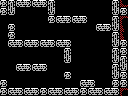

This is a level from a 2D game, rendered from its Tiled map with the project's own tilesets. A one-line summary and the complete map file follow:
An orthogonal 16x12 tile map with 8x8 px tiles, 1 tile layer (Tile Layer 1) and 5 objects (3x pushable-block, breakable-right, door-right).

<map version="1.0" orientation="orthogonal" renderorder="right-down" width="16" height="12" tilewidth="8" tileheight="8" nextobjectid="17">
 <properties>
  <property name="left" value="hole" />
  <property name="up" value="hole" />
 </properties>
 <tileset firstgid="1" name="tiles" tilewidth="8" tileheight="8" tilecount="256" columns="16">
  <image source="tiles.png" width="128" height="128" />
 </tileset>
 <layer name="Tile Layer 1" width="16" height="12">
  <data encoding="csv">
165,105,103,104,103,104,105,1,1,1,1,1,1,1,105,128,
165,106,1,1,1,1,106,1,1,1,1,1,1,1,106,165,
1,1,1,1,1,1,165,103,104,103,104,1,1,1,105,126,
1,165,1,1,1,1,1,1,1,1,1,1,103,104,106,150,
1,165,1,1,1,1,1,1,1,1,1,1,1,1,105,150,
1,103,104,103,104,103,104,103,104,1,1,1,1,1,106,165,
1,1,1,1,1,1,1,1,105,1,1,1,1,1,105,165,
1,1,1,1,1,1,1,1,106,1,1,1,1,1,106,105,
1,1,103,104,103,104,1,1,1,1,1,1,1,1,105,106,
1,1,1,1,1,1,1,1,165,1,1,1,1,1,106,165,
165,1,1,1,1,1,1,1,1,1,103,104,1,1,165,165,
165,103,104,103,104,165,103,104,103,104,165,103,104,103,104,126
</data>
 </layer>
 <objectgroup name="objects">
  <object id="3" type="breakable-right" x="112" y="48" width="16" height="32" />
  <object id="7" type="door-right" x="112" y="56" width="16" height="24" />
  <object id="12" type="pushable-block" x="24" y="48" width="16" height="16" />
  <object id="13" type="pushable-block" x="16" y="72" width="16" height="16" />
  <object id="14" type="pushable-block" x="24" y="24" width="16" height="16" />
 </objectgroup>
</map>
